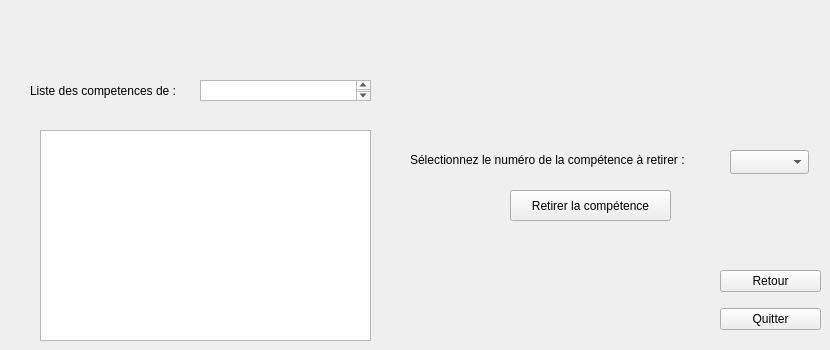
    <widget class="QWidget" name="page_17">
     <widget class="QLabel" name="label_35">
      <property name="geometry">
       <rect>
        <x>30</x>
        <y>80</y>
        <width>171</width>
        <height>21</height>
       </rect>
      </property>
      <property name="text">
       <string>Liste des competences de :</string>
      </property>
     </widget>
     <widget class="QLabel" name="label_36">
      <property name="geometry">
       <rect>
        <x>440</x>
        <y>230</y>
        <width>271</width>
        <height>20</height>
       </rect>
      </property>
      <property name="text">
       <string/>
      </property>
     </widget>
     <widget class="QLabel" name="label_37">
      <property name="geometry">
       <rect>
        <x>410</x>
        <y>150</y>
        <width>311</width>
        <height>20</height>
       </rect>
      </property>
      <property name="text">
       <string>Sélectionnez le numéro de la compétence à retirer :</string>
      </property>
     </widget>
     <widget class="QWidget" name="verticalLayoutWidget_23">
      <property name="geometry">
       <rect>
        <x>720</x>
        <y>260</y>
        <width>101</width>
        <height>80</height>
       </rect>
      </property>
      <layout class="QVBoxLayout" name="verticalLayout_23">
       <item>
        <widget class="QPushButton" name="pushButton_53">
         <property name="text">
          <string>Retour</string>
         </property>
        </widget>
       </item>
       <item>
        <widget class="QPushButton" name="pushButton_54">
         <property name="text">
          <string>Quitter</string>
         </property>
        </widget>
       </item>
      </layout>
     </widget>
     <widget class="QTextBrowser" name="textBrowser_12">
      <property name="geometry">
       <rect>
        <x>40</x>
        <y>130</y>
        <width>331</width>
        <height>211</height>
       </rect>
      </property>
     </widget>
     <widget class="QTextBrowser" name="textBrowser_13">
      <property name="geometry">
       <rect>
        <x>200</x>
        <y>80</y>
        <width>171</width>
        <height>21</height>
       </rect>
      </property>
     </widget>
     <widget class="QPushButton" name="pushButton_55">
      <property name="geometry">
       <rect>
        <x>510</x>
        <y>190</y>
        <width>161</width>
        <height>31</height>
       </rect>
      </property>
      <property name="text">
       <string>Retirer la compétence</string>
      </property>
     </widget>
     <widget class="QComboBox" name="comboBox_5">
      <property name="geometry">
       <rect>
        <x>730</x>
        <y>150</y>
        <width>79</width>
        <height>24</height>
       </rect>
      </property>
     </widget>
    </widget>
